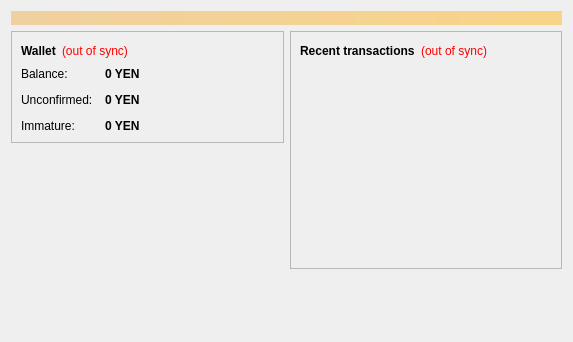
<?xml version="1.0" encoding="UTF-8"?>
<ui version="4.0">
 <class>OverviewPage</class>
 <widget class="QWidget" name="OverviewPage">
  <property name="geometry">
   <rect>
    <x>0</x>
    <y>0</y>
    <width>573</width>
    <height>342</height>
   </rect>
  </property>
  <property name="windowTitle">
   <string>Form</string>
  </property>
  <layout class="QVBoxLayout" name="topLayout">
   <item>
    <widget class="QLabel" name="labelAlerts">
     <property name="visible">
      <bool>false</bool>
     </property>
     <property name="styleSheet">
      <string notr="true">background-color: qlineargradient(x1: 0, y1: 0, x2: 1, y2: 0, stop:0 #F0D0A0, stop:1 #F8D488); color:#000000;</string>
     </property>
     <property name="wordWrap">
      <bool>true</bool>
     </property>
     <property name="margin">
      <number>3</number>
     </property>
    </widget>
   </item>
   <item>
    <layout class="QHBoxLayout" name="horizontalLayout" stretch="1,1">
     <item>
      <layout class="QVBoxLayout" name="verticalLayout_2">
       <item>
        <widget class="QFrame" name="frame">
         <property name="frameShape">
          <enum>QFrame::StyledPanel</enum>
         </property>
         <property name="frameShadow">
          <enum>QFrame::Raised</enum>
         </property>
         <layout class="QVBoxLayout" name="verticalLayout_4">
          <item>
           <layout class="QHBoxLayout" name="horizontalLayout_4">
            <item>
             <widget class="QLabel" name="label_5">
              <property name="font">
               <font>
                <weight>75</weight>
                <bold>true</bold>
               </font>
              </property>
              <property name="text">
               <string>Wallet</string>
              </property>
             </widget>
            </item>
            <item>
             <widget class="QLabel" name="labelWalletStatus">
              <property name="toolTip">
               <string>The displayed information may be out of date. Your wallet automatically synchronizes with the Jcoin network after a connection is established, but this process has not completed yet.</string>
              </property>
              <property name="styleSheet">
               <string notr="true">QLabel { color: red; }</string>
              </property>
              <property name="text">
               <string notr="true">(out of sync)</string>
              </property>
              <property name="alignment">
               <set>Qt::AlignLeading|Qt::AlignLeft|Qt::AlignVCenter</set>
              </property>
             </widget>
            </item>
            <item>
             <spacer name="horizontalSpacer_2">
              <property name="orientation">
               <enum>Qt::Horizontal</enum>
              </property>
              <property name="sizeHint" stdset="0">
               <size>
                <width>40</width>
                <height>20</height>
               </size>
              </property>
             </spacer>
            </item>
           </layout>
          </item>
          <item>
           <layout class="QFormLayout" name="formLayout_2">
            <property name="fieldGrowthPolicy">
             <enum>QFormLayout::AllNonFixedFieldsGrow</enum>
            </property>
            <property name="horizontalSpacing">
             <number>12</number>
            </property>
            <property name="verticalSpacing">
             <number>12</number>
            </property>
            <item row="0" column="0">
             <widget class="QLabel" name="label">
              <property name="text">
               <string>Balance:</string>
              </property>
             </widget>
            </item>
            <item row="0" column="1">
             <widget class="QLabel" name="labelBalance">
              <property name="font">
               <font>
                <weight>75</weight>
                <bold>true</bold>
               </font>
              </property>
              <property name="cursor">
               <cursorShape>IBeamCursor</cursorShape>
              </property>
              <property name="toolTip">
               <string>Your current balance</string>
              </property>
              <property name="text">
               <string notr="true">0 YEN</string>
              </property>
              <property name="textInteractionFlags">
               <set>Qt::LinksAccessibleByMouse|Qt::TextSelectableByKeyboard|Qt::TextSelectableByMouse</set>
              </property>
             </widget>
            </item>
            <item row="1" column="0">
             <widget class="QLabel" name="label_3">
              <property name="text">
               <string>Unconfirmed:</string>
              </property>
             </widget>
            </item>
            <item row="1" column="1">
             <widget class="QLabel" name="labelUnconfirmed">
              <property name="font">
               <font>
                <weight>75</weight>
                <bold>true</bold>
               </font>
              </property>
              <property name="cursor">
               <cursorShape>IBeamCursor</cursorShape>
              </property>
              <property name="toolTip">
               <string>Total of transactions that have yet to be confirmed, and do not yet count toward the current balance</string>
              </property>
              <property name="text">
               <string notr="true">0 YEN</string>
              </property>
              <property name="textInteractionFlags">
               <set>Qt::LinksAccessibleByMouse|Qt::TextSelectableByKeyboard|Qt::TextSelectableByMouse</set>
              </property>
             </widget>
            </item>
            <item row="2" column="0">
             <widget class="QLabel" name="labelImmatureText">
              <property name="text">
               <string>Immature:</string>
              </property>
             </widget>
            </item>
            <item row="2" column="1">
             <widget class="QLabel" name="labelImmature">
              <property name="font">
               <font>
                <weight>75</weight>
                <bold>true</bold>
               </font>
              </property>
              <property name="toolTip">
               <string>Mined balance that has not yet matured</string>
              </property>
              <property name="text">
               <string notr="true">0 YEN</string>
              </property>
              <property name="textInteractionFlags">
               <set>Qt::LinksAccessibleByMouse|Qt::TextSelectableByKeyboard|Qt::TextSelectableByMouse</set>
              </property>
             </widget>
            </item>
           </layout>
          </item>
         </layout>
        </widget>
       </item>
       <item>
        <spacer name="verticalSpacer">
         <property name="orientation">
          <enum>Qt::Vertical</enum>
         </property>
         <property name="sizeHint" stdset="0">
          <size>
           <width>20</width>
           <height>40</height>
          </size>
         </property>
        </spacer>
       </item>
      </layout>
     </item>
     <item>
      <layout class="QVBoxLayout" name="verticalLayout_3">
       <item>
        <widget class="QFrame" name="frame_2">
         <property name="frameShape">
          <enum>QFrame::StyledPanel</enum>
         </property>
         <property name="frameShadow">
          <enum>QFrame::Raised</enum>
         </property>
         <layout class="QVBoxLayout" name="verticalLayout">
          <item>
           <layout class="QHBoxLayout" name="horizontalLayout_2">
            <item>
             <widget class="QLabel" name="label_4">
              <property name="text">
               <string>&lt;b&gt;Recent transactions&lt;/b&gt;</string>
              </property>
             </widget>
            </item>
            <item>
             <widget class="QLabel" name="labelTransactionsStatus">
              <property name="toolTip">
               <string>The displayed information may be out of date. Your wallet automatically synchronizes with the Jcoin network after a connection is established, but this process has not completed yet.</string>
              </property>
              <property name="styleSheet">
               <string notr="true">QLabel { color: red; }</string>
              </property>
              <property name="text">
               <string notr="true">(out of sync)</string>
              </property>
              <property name="alignment">
               <set>Qt::AlignRight|Qt::AlignTrailing|Qt::AlignVCenter</set>
              </property>
             </widget>
            </item>
            <item>
             <spacer name="horizontalSpacer">
              <property name="orientation">
               <enum>Qt::Horizontal</enum>
              </property>
              <property name="sizeHint" stdset="0">
               <size>
                <width>40</width>
                <height>20</height>
               </size>
              </property>
             </spacer>
            </item>
           </layout>
          </item>
          <item>
           <widget class="QListView" name="listTransactions">
            <property name="styleSheet">
             <string notr="true">QListView { background: transparent; }</string>
            </property>
            <property name="frameShape">
             <enum>QFrame::NoFrame</enum>
            </property>
            <property name="verticalScrollBarPolicy">
             <enum>Qt::ScrollBarAlwaysOff</enum>
            </property>
            <property name="horizontalScrollBarPolicy">
             <enum>Qt::ScrollBarAlwaysOff</enum>
            </property>
            <property name="selectionMode">
             <enum>QAbstractItemView::NoSelection</enum>
            </property>
           </widget>
          </item>
         </layout>
        </widget>
       </item>
       <item>
        <spacer name="verticalSpacer_2">
         <property name="orientation">
          <enum>Qt::Vertical</enum>
         </property>
         <property name="sizeHint" stdset="0">
          <size>
           <width>20</width>
           <height>40</height>
          </size>
         </property>
        </spacer>
       </item>
      </layout>
     </item>
    </layout>
   </item>
  </layout>
 </widget>
 <resources/>
 <connections/>
</ui>
